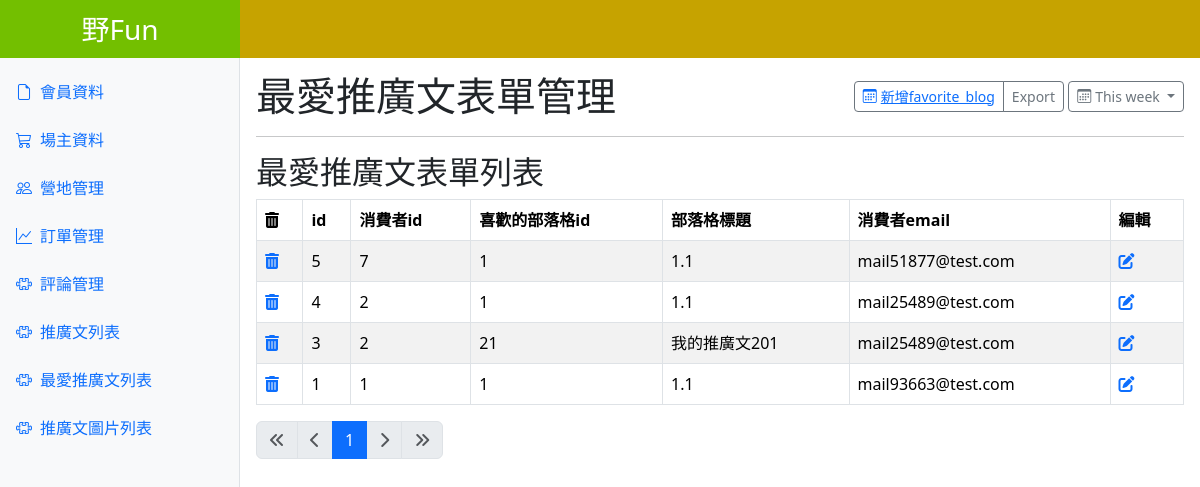
The page /favorite_blog.php on the database its author committed.
### tables this page shows
CREATE TABLE `favorite_blog` (
  `id` int NOT NULL,
  `customer_id` int NOT NULL,
  `blog_id` int NOT NULL
);

CREATE TABLE `blog` (
  `id` int NOT NULL,
  `title` varchar(255) NOT NULL,
  `author` varchar(255) NOT NULL,
  `blog_tag` varchar(255) NOT NULL,
  `content` text NOT NULL,
  `create_at` datetime NOT NULL DEFAULT CURRENT_TIMESTAMP
);

CREATE TABLE `customers` (
  `id` int NOT NULL,
  `email` varchar(100) NOT NULL,
  `password` varchar(255) NOT NULL,
  `name` varchar(100) DEFAULT NULL,
  `phone` varchar(15) DEFAULT NULL,
  `gender` varchar(10) DEFAULT NULL,
  `birthday` date DEFAULT NULL,
  `address` varchar(255) DEFAULT NULL,
  `introduction` varchar(1000) DEFAULT NULL,
  `id_card` varchar(20) DEFAULT NULL,
  `created_at` datetime NOT NULL
);

### favorite_blog.php (the view, shortened to what this page needs)
<?php
require __DIR__ . '/config/pdo-connect.php';
$t_sql = "SELECT COUNT(*) FROM favorite_blog";
$perPage = 10;
$page = isset($_GET["page"]) ? intval($_GET["page"]) : 1;
$totalRows = $pdo->query($t_sql)->fetch(PDO::FETCH_NUM)[0];
if ($totalRows > 0) {
  $totalPages = ceil($totalRows / $perPage);
  $sql = sprintf("SELECT favorite_blog.id, `customer_id`, `blog_id`,blog.title  ,customers.email FROM `favorite_blog` join customers on customer_id=customers.id join blog on blog_id = blog.id ORDER BY favorite_blog.id DESC limit %s, %s", ($page - 1) * $perPage, $perPage);
  $rows = $pdo->query($sql)->fetchALL();
}
?>
<?php include __DIR__. '/parts/html-head.php'?>
<?php include __DIR__. '/parts/navbar.php'?>
<main class="main-content p-3">
  <div class="d-flex justify-content-between align-items-center">
    <h1 class="m-0">最愛推廣文表單管理</h1>
    <div>
      <div class="btn-group btn-group-sm" role="group" aria-label="Small button group">
        <button type="button" class="btn btn-outline-secondary">
        <a href="./add-favorite_blog.php"><i class="bi bi-calendar3 me-1"></i>新增favorite_blog</a>
        </button>
        <button type="button" class="btn btn-outline-secondary">
          Export
        </button>
      </div>
      <div class="btn-group">
        <button class="btn btn-outline-secondary btn-sm dropdown-toggle" type="button" data-bs-toggle="dropdown" aria-expanded="false">
          <i class="bi bi-calendar3 me-1"></i>This week
        </button>
      </div>
    </div>
  </div>
  <hr />
  <h2>最愛推廣文表單列表</h2>
  <div class="row">
    <div class="col">
      <table class="table table-bordered table-striped">
    <thead>
        <tr>
        <th><i class="fa-solid fa-trash-can"></i></th>
            <th>id</th>
            <th>消費者id</th>
            <th>喜歡的部落格id</th>
            <th>部落格標題</th>
            <th>消費者email</th>
            <th>編輯</th>
        </tr>
    </thead>
    <tbody>
      <?php foreach ($rows as $r): ?>
        <tr>
        <td><a href="javascript: deleteOne(<?= $r['id']?>)"><i class="fa-solid fa-trash-can"></i></a></td>
            <td><?= $r['id']?></td>
            <td><?= $r['customer_id']?></td>
            <td><?= $r['blog_id']?></td>
            <td><?= htmlentities($r['title'])?></td>
            <td class="line-clamp"><?= $r['email']?></td>
            <td><a href="edit-favorite_blog.php?id=<?=$r['id']?>"><i class="fa-solid fa-pen-to-square"></i></a></td>
        </tr>
        <?php endforeach  ?>
    </tbody>
</table>
</div>
<div>
    <nav aria-label="Page navigation example">
      <ul class="pagination">
        <li class="page-item <?= $page == 1 ? 'disabled' : '' ?>">
          <a class="page-link" href="?page=1"><i class="fa-solid fa-angles-left"></i></a>
        </li>
        <li class="page-item <?= $page == 1 ? 'disabled' : '' ?>">
          <a class="page-link" href="?page=<?= $page - 1 ?>"><i class="fa-solid fa-chevron-left"></i></a>
        </li>
        <?php for ($i = $page - 2; $i <= $page + 2; $i++) :
          if ($i >= 1 and $i <= $totalPages) :
        ?>
            <li class="page-item <?= $page == $i ? 'active' : '' ?>">
              <a class="page-link" href="?page=<?= $i ?>"><?= $i ?></a>
            </li>
        <?php endif;
        endfor; ?>
        <li class="page-item <?= $page == $totalPages ? 'disabled' : '' ?>">
          <a class="page-link" href="?page=<?= $page + 1 ?>"><i class="fa-solid fa-chevron-right"></i></a>
        </li>
        <li class="page-item <?= $page == $totalPages ? 'disabled' : '' ?>">
          <a class="page-link" href="?page=<?= $totalPages ?>"><i class="fa-solid fa-angles-right"></i></a>
        </li>
      </ul>
    </nav>
  </div>
</main>
<?php include __DIR__. '/parts/html-foot.php'?>

### parts/html-head.php (style rules this page uses)
:root { --aside-width: 240px; --page-top: 56px; }
.main-content { margin: var(--page-top) 0 0 var(--aside-width); }

### rows shown on the page
favorite_blog: id "5", customer "7", blog "1", blog.title "1.1", customer.email "mail51877@test.com"
favorite_blog: id "4", customer "2", blog "1", blog.title "1.1", customer.email "mail25489@test.com"
favorite_blog: id "3", customer "2", blog "21", blog.title "我的推廣文201", customer.email "mail25489@test.com"
favorite_blog: id "1", customer "1", blog "1", blog.title "1.1", customer.email "mail93663@test.com"
